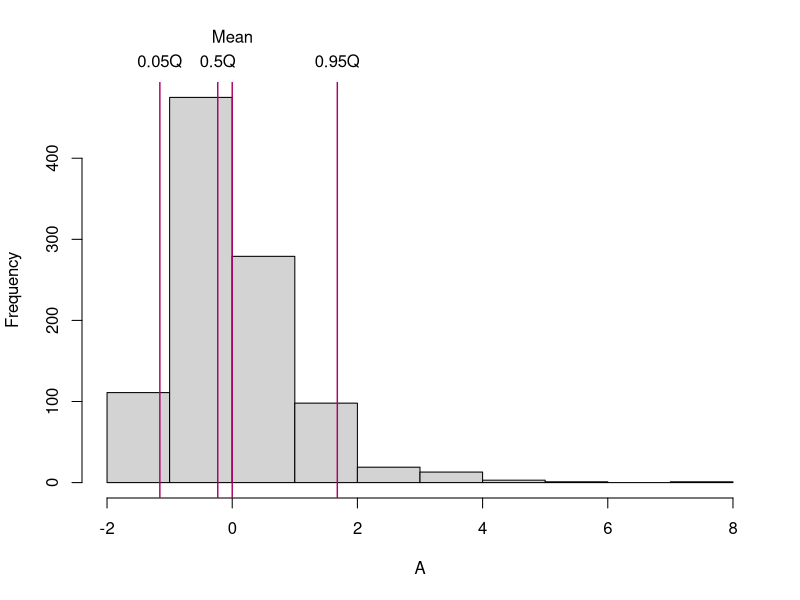
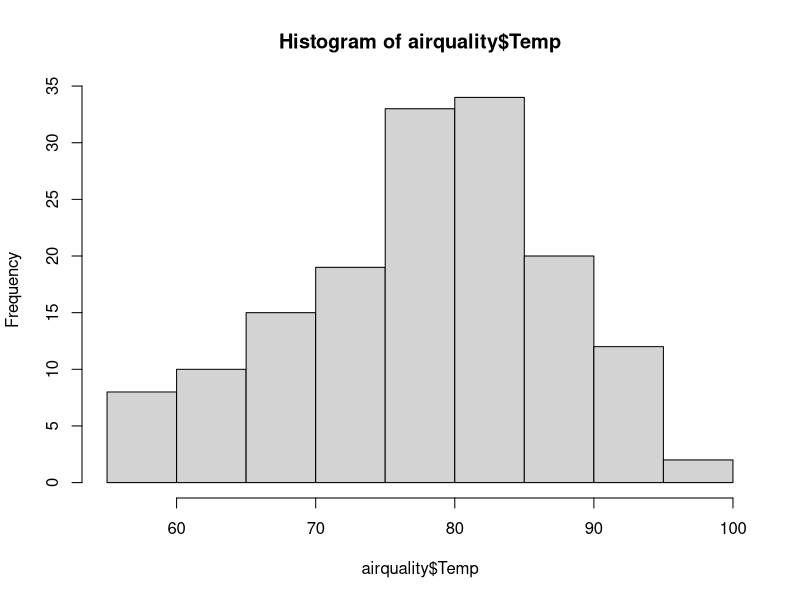
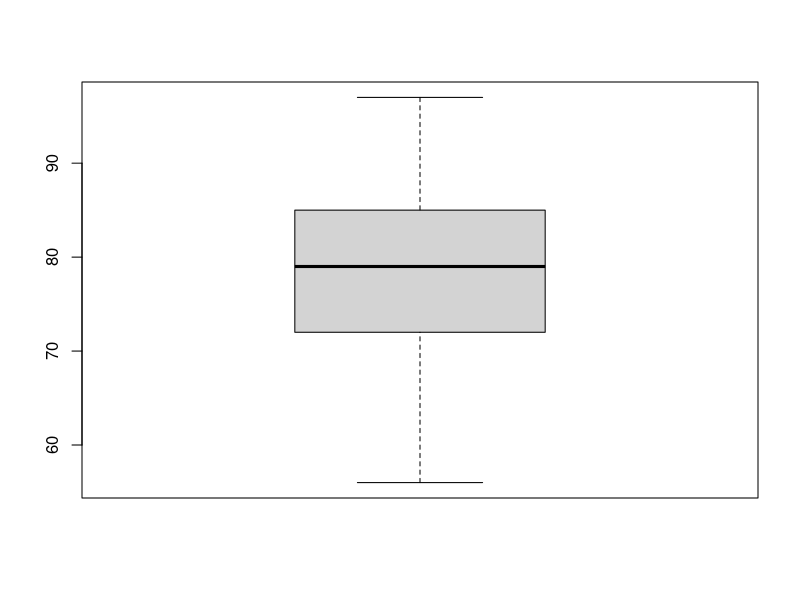
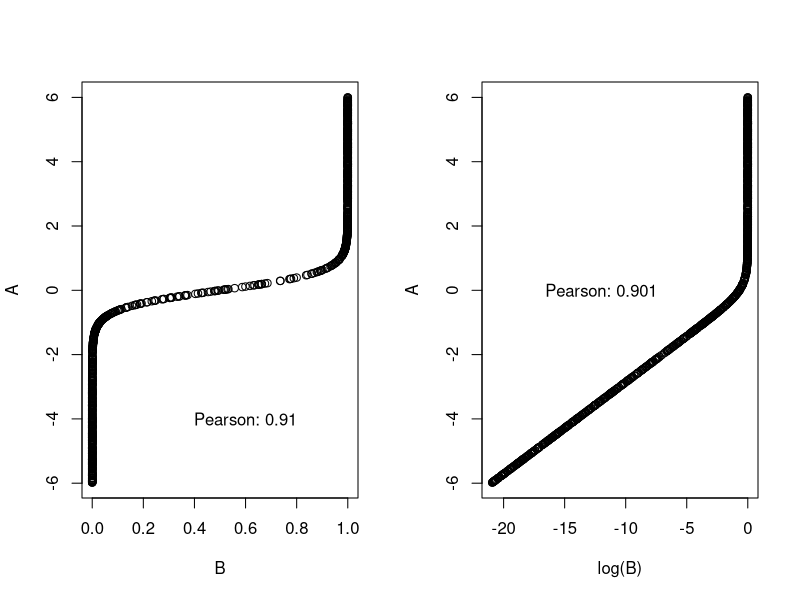
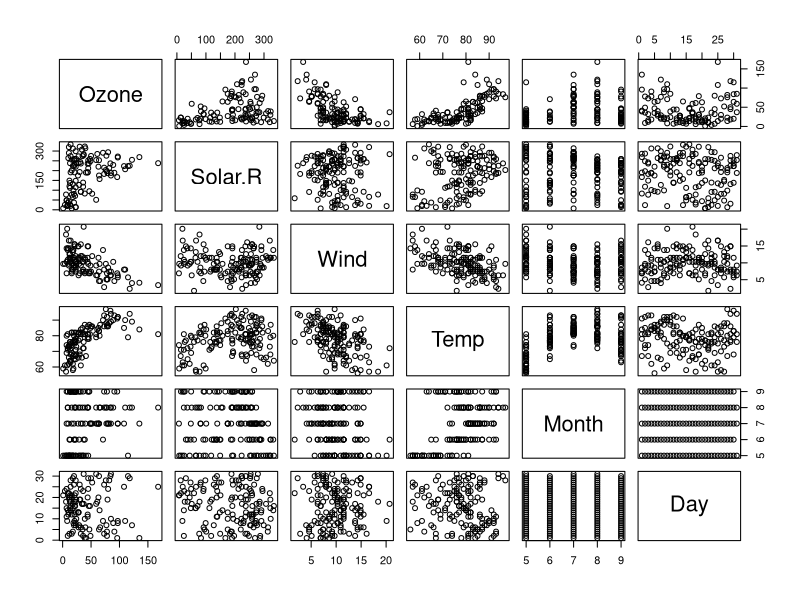
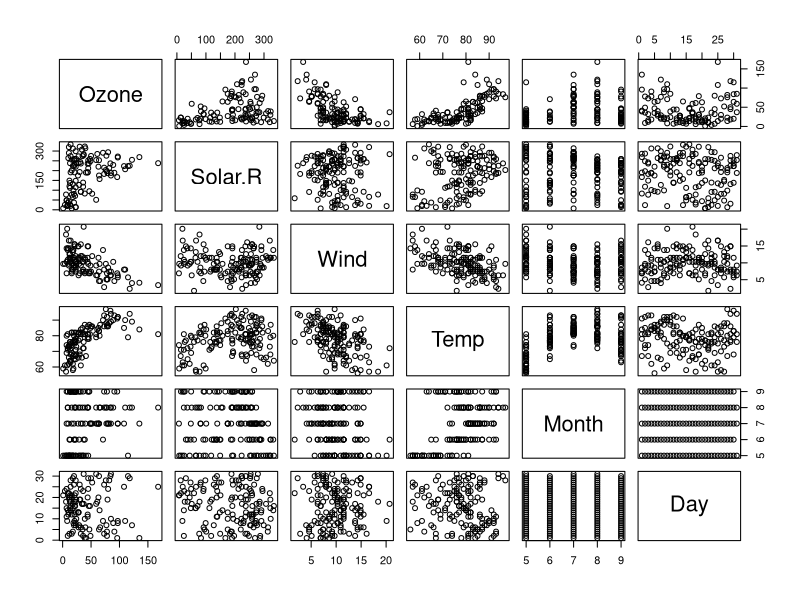
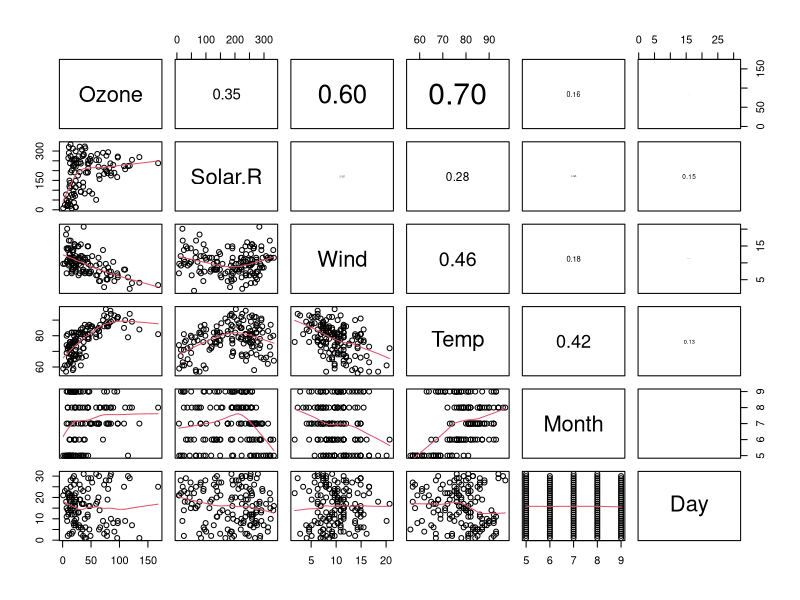

Here is the R script that generated these plots, in order:
## ---- chunk 1
set.seed(42)
## ---- chunk 2
#| code-fold: true
set.seed(10)
A = scale(exp(rnorm(1000,sd = 0.5)))
hist(A, main = "")
abline(v = quantile(A, probs = c(0.05, 0.5, 0.95)), col = "#AA0366", lwd = 1.4)
text(quantile(A, probs = c(0.05, 0.5, 0.95)), 
     y = 500, labels = c("0.05Q", "0.5Q", "0.95Q"), pos = 3, xpd = NA)
abline(v = mean(A), col = "#AA0366", lwd = 1.4)
text(x = mean(A), y = 530, labels="Mean", pos = 3, xpd = NA)
## ---- chunk 3
mean(airquality$Temp)
median(airquality$Temp)
min(airquality$Temp)
max(airquality$Temp)
range(airquality$Temp)
var(airquality$Temp)
sd(airquality$Temp)
#the same:
sqrt(var(airquality$Temp))
## ---- chunk 4
quantile(airquality$Temp)
mean(airquality$Ozone, na.rm = TRUE) #na.rm: removes NAs
## ---- chunk 5
airquality[is.na(airquality$Ozone),] 
# or
summary(airquality)
## ---- chunk 6
hist(airquality$Temp)
boxplot(airquality$Temp)
## ---- chunk 7
table(mtcars$gear)
## ---- chunk 8
library(dplyr) # uses tidyverse syntax

air_grouped <- airquality %>% # define dataset to be summarised
  group_by(Month) %>% # define grouping factor (note that you don't need to tell which dataset to look in here (no $))
  summarise(meanwind = mean(Wind), 
            meansolar = mean(Solar.R), 
            maxOzone = max(Ozone), 
            varTemp = var(Temp)) # define which summary statistics you want to be calculated
air_grouped
## ---- chunk 9
    max(mean(range(c(5, 3, 2, 1))))
## ---- chunk 10
    c(5, 3, 2, 1) %>% range %>% mean %>% max
## ---- chunk 11
    class(air_grouped)
    air_grouped = as.data.frame(air_grouped)
    class(air_grouped)
## ---- chunk 12
#| code-fold: true
A = runif(1000, -6, 6)
B = plogis(A*3.5)
par(mfrow = c(1, 2))
plot(B, A)
text(x = 0.6, y = -4, paste0("Pearson: ", round(cor(A, B, method = "pearson"), 3)))
plot(log(B), A)
text(x = -12, y = 0, paste0("Pearson: ", round(cor(A, log(B), method = "pearson"), 3)))
## ---- chunk 13
cor(A, B)
cor(order(A), order(B)) # Spearman
cor(A, B, method = "spearman") # Spearman
cor(A, B, method = "kendall")
## ---- chunk 14
#| warning: false
cor(airquality$Solar.R, airquality$Ozone, use = "complete.obs") # pearson = default
cor(airquality$Solar.R, airquality$Ozone, use = "complete.obs", method = "spearman")

# pairs plot: correlates all variables to each other
plot(airquality)
pairs(airquality) #the same

# you can change what is plotted in upper and lower panel:
# copy function from help
panel.cor <- function(x, y, digits = 2, prefix = "", cex.cor, ...)
{
  usr <- par("usr"); on.exit(par(usr))
  par(usr = c(0, 1, 0, 1))
  r <- abs(cor(x, y, use = "complete.obs")) ### complete.obs must be added manually
  txt <- format(c(r, 0.123456789), digits = digits)[1]
  txt <- paste0(prefix, txt)
  if(missing(cex.cor)) cex.cor <- 0.8/strwidth(txt)
  text(0.5, 0.5, txt, cex = cex.cor * r)
}
pairs(airquality, lower.panel = panel.smooth, upper.panel = panel.cor)

